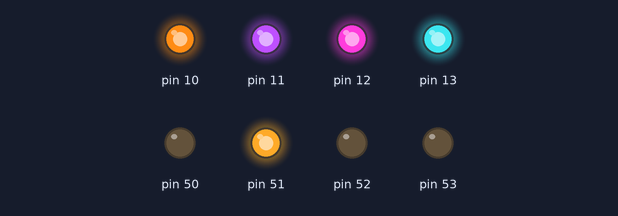
Simulated run of this sketch. Board: Arduino Mega 2560, built with avr-gcc and run on an emulated ATmega2560. On the bench: output pins drawn as LEDs (lit = HIGH).

Above: at 0.1 s.
Timing chart, 0 to 1.6 s (numbered marks = the images above):
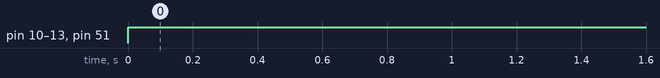

Measured:
- by itself, pin 10–13, pin 51: LOW → HIGH at 0.00 s

The sketch:

sketch.ino
```cpp
void setup() {
  // put your setup code here, to run once:
  volatile char *ddr_b=(char*)0x24;
  *ddr_b=0xff;
}

void loop() {
  // put your main code here, to run repeatedly:
  volatile char *port_b=(char*)0x25;
  *port_b=244;
}
```
